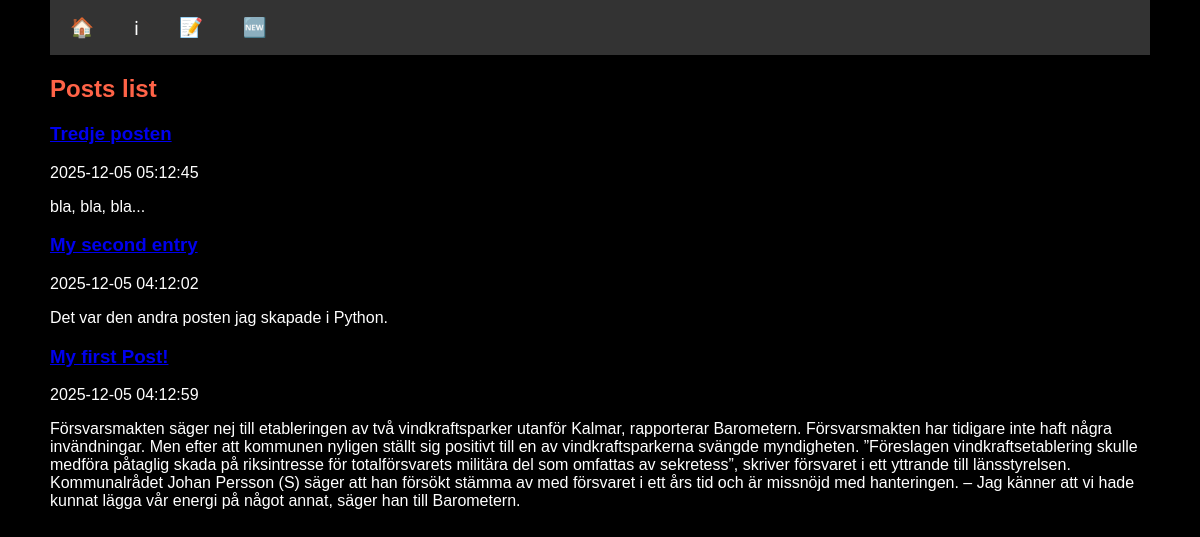
The page /posts/ on the database as committed earlier.
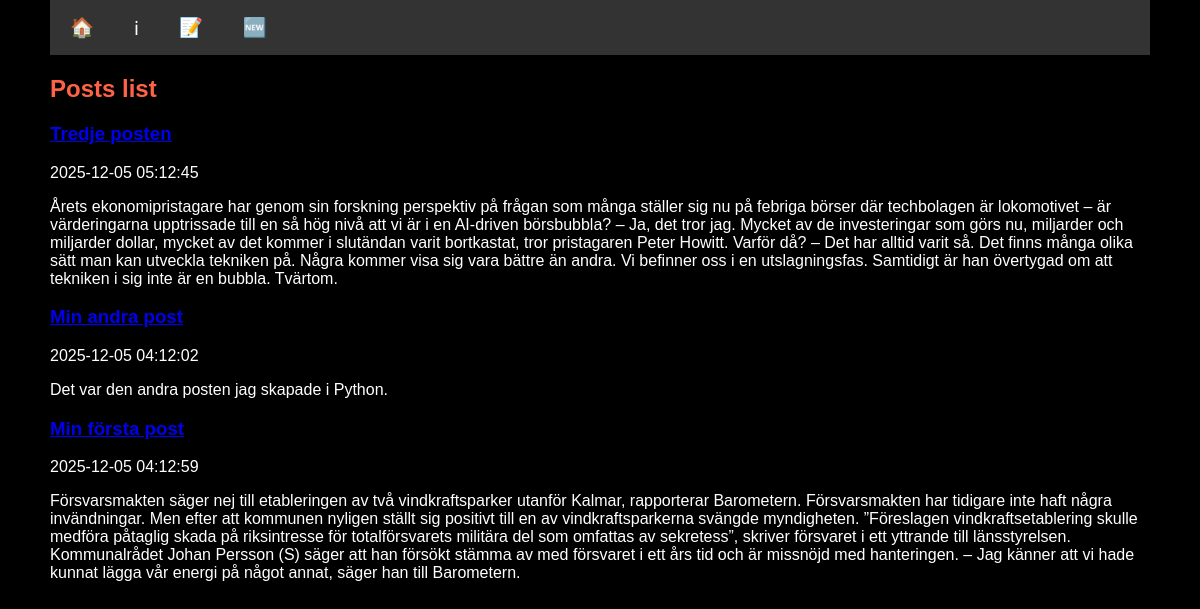
The same page on the database as committed later.
### posts/models.py (models this page shows, shortened)
class Post(models.Model):
    title = models.CharField(max_length=200)
    body = models.TextField()
    slug = models.SlugField()
    date = models.DateTimeField(auto_now_add=True)
    banner = models.ImageField(default='fallback.png', blank=True)

### posts/views.py (the view)
# urls.py: path('', views.posts_lists, name='list'),
def posts_lists(request):
    posts = Post.objects.all().order_by("-date")
    return render(request, "posts/posts_lists.html", {"posts": posts})

### posts/templates/posts/posts_lists.html (shortened to what this page needs)
{% extends "layout.html" %}
{% block content %}
    <section>
        <h1 class="topheader">Posts list</h1>
        {% for post in posts %}
            <article class="post">
                <h1 class="posttitle">
                    <a href="{% url 'posts:page' slug=post.slug %}">
                        {{ post.title }}
                    </a>
                </h1>
                <p>{{ post.date|date:"Y-m-d h:m:s" }}</p>
                <p class="body">{{ post.body }}</p>
                </article>
        {% endfor %}
    </section>
{% endblock %}

Rows that differ between the two databases and show on the page:
changed Post "Tredje posten": body "bla, bla, bla..." → "Årets ekonomipristagare har genom sin forskning perspektiv på frågan som många ställer sig nu på febriga börser där techbolagen är lokomotivet – är värderingarna upptrissade till en så hög nivå att vi är i en AI-driven börsbubbla? – Ja, det tror jag. Mycket av de investeringar som görs nu, miljarder och miljarder dollar, mycket av det kommer i slutändan varit bortkastat, tror pristagaren Peter Howitt. Varför då? – Det har alltid varit så. Det finns många olika sätt man kan utveckla tekniken på. Några kommer visa sig vara bättre än andra. Vi befinner oss i en utslagningsfas. Samtidigt är han övertygad om att tekniken i sig inte är en bubbla. Tvärtom."
changed Post "Det var den andra posten jag skapade i Python.": title "My second entry" → "Min andra post"
changed Post: title "My first Post!" → "Min första post"
